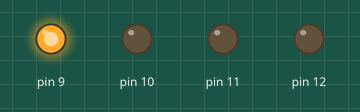
Recording of a sketch running on a simulated Arduino Uno, built with avr-gcc and run on an emulated ATmega328P. On the bench: output pins drawn as LEDs (lit = HIGH).

Above: at 0.1 s.
At 0.9 s:
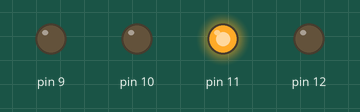
At 1.3 s:
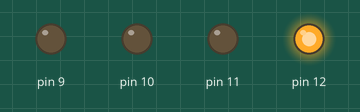
At 2.1 s:
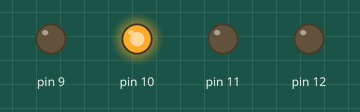
At 3.5 s:
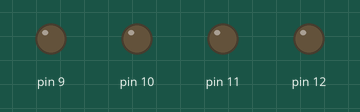
Timing chart, 0 to 3.8 s (numbered marks = the images above):
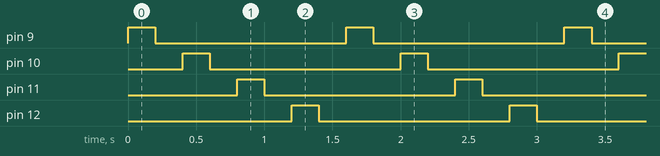

The sketch:

SEMAFORO_CON_4.ino
```cpp
/*Se trata de encender y apagar 4 leds secuencialmente. Los leds deben estar
conectados a los pines 9, 10, 11 y 12. Se deben encender y posteriormente apagar los leds
desde el pin 9 al 12, con un tiempo de duración de encendido y apagado de 200
milisegundos.*/


void setup() {
  pinMode(9,OUTPUT);
  pinMode(10,OUTPUT);
  pinMode(11,OUTPUT);
  pinMode(12,OUTPUT);
}

void loop() {
  digitalWrite(9,HIGH);//ENCENDIDO
  delay(200);
  digitalWrite(9,LOW);//APAGADO
  delay(200);
  digitalWrite(10,HIGH);//ENCENDIDO
  delay(200);
  digitalWrite(10,LOW);//APAGADO
  delay(200);
  digitalWrite(11,HIGH);//ENCENDIDO
  delay(200);
  digitalWrite(11,LOW);//APAGADO
  delay(200);
  digitalWrite(12,HIGH);//ENCENDIDO
  delay(200);
  digitalWrite(12,LOW);//APAGADO
  delay(200);
}
```

Measured:
- by itself, pin 9–12: alternates HIGH for 0.20 s and LOW for 1.4 s
- by itself, everything shown: repeats every 1.6 s, in 8 steps
